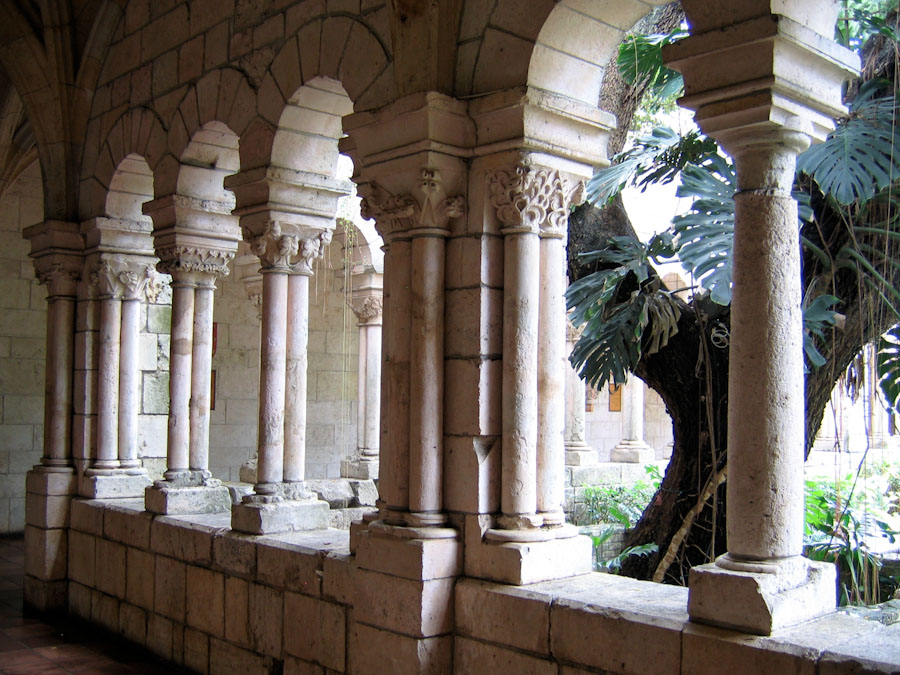
#> input picture source/usf_cloister_banyan.jpg, 900 x 675 px
$ python image_proc.py
#> lines starting #> are read from the running program, lines starting #| are printed output that depends on the picture
import cv2

img = cv2.imread('usf_cloister_banyan.jpg')
#> img is the input picture: shape (675, 900, 3); mean B, G, R 95.4, 102.4, 110.3

for threshold in range(10, 250, 20):
    edgy = cv2.Canny(img, threshold, threshold)
    #cv2.imshow(str(threshold), edgy)
    #cv2.waitKey(0)
    cv2.imwrite('threshold'+str(threshold)+'.png', edgy)
#> this loop made 12 passes
#> pass 1, `edgy = cv2.Canny(img, threshold, threshold)`:
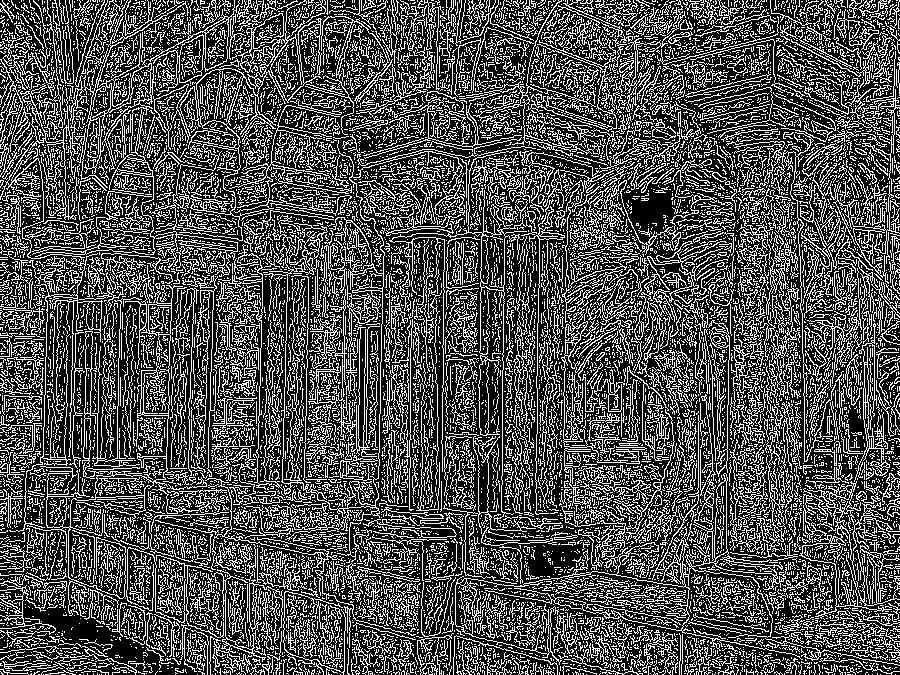
#> edgy: shape (675, 900); 31.2% white in thin lines or dots
#> pass 2, `edgy = cv2.Canny(img, threshold, threshold)`:
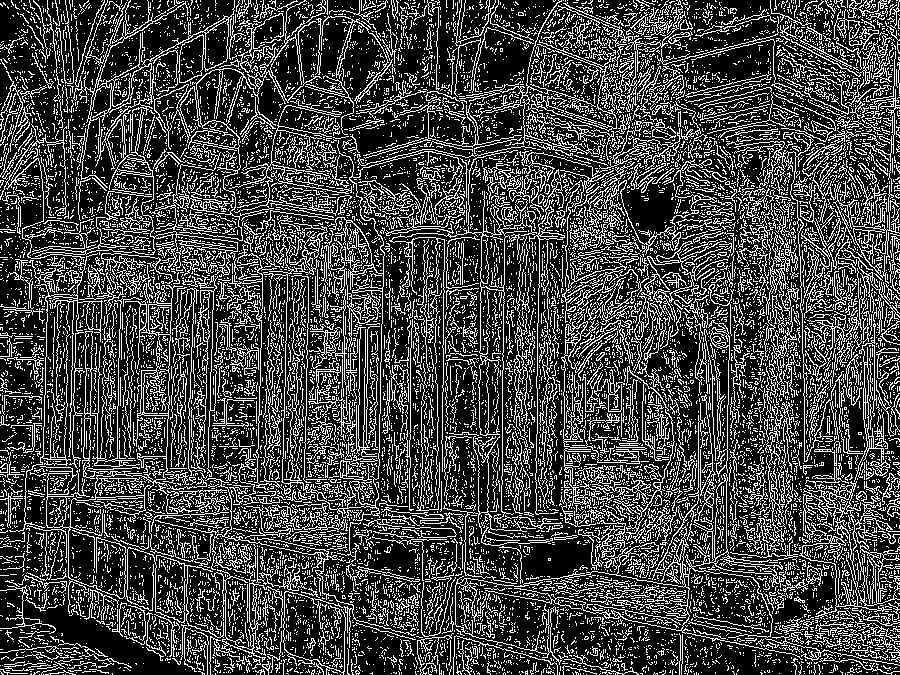
#> edgy: shape (675, 900); 26.6% white in thin lines or dots
#> pass 3, `edgy = cv2.Canny(img, threshold, threshold)`:
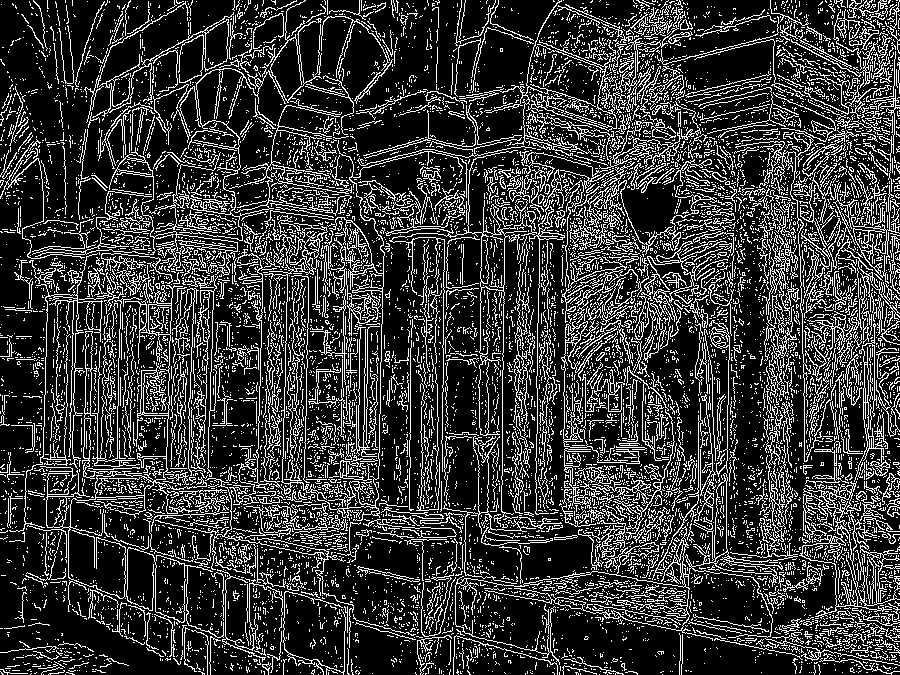
#> edgy: shape (675, 900); 21.5% white in thin lines or dots

$ run again, with source/Jonas_Brothers_2009.jpg copied over source/usf_cloister_banyan.jpg
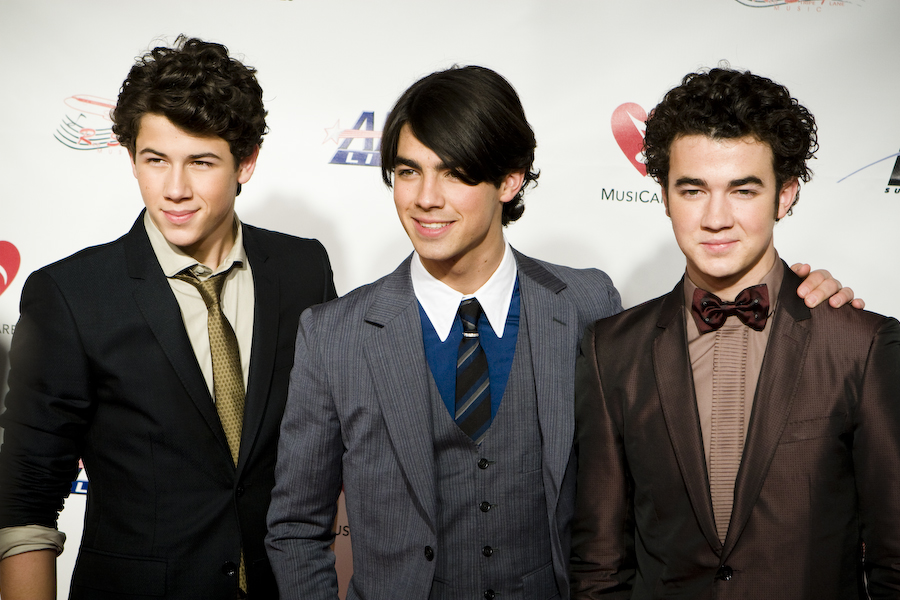
#> input picture source/Jonas_Brothers_2009.jpg, 900 x 600 px
#> img is the input picture: shape (600, 900, 3); mean B, G, R 106.7, 111.5, 117.4
#> the loop `for threshold in range(10, 250, 20):` made 12 passes
#> pass 1, `edgy = cv2.Canny(img, threshold, threshold)`:
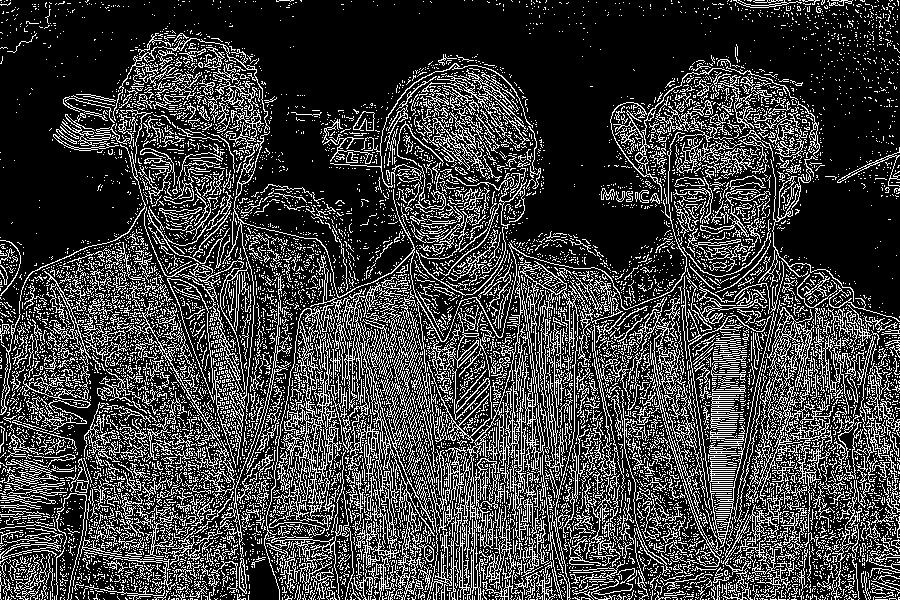
#> edgy: shape (600, 900); 24.1% white in thin lines or dots
#> pass 3, `edgy = cv2.Canny(img, threshold, threshold)`:
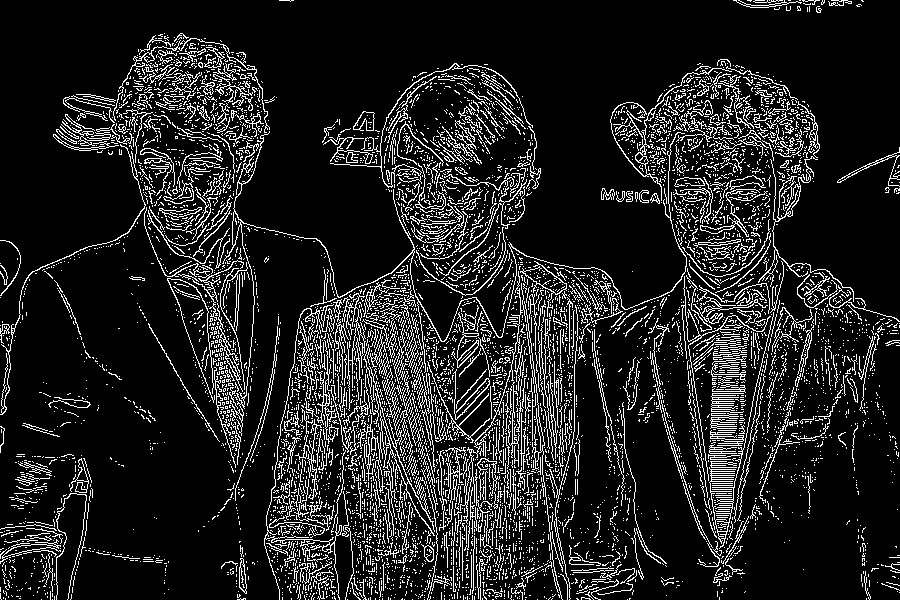
#> edgy: shape (600, 900); 12.9% white in thin lines or dots
